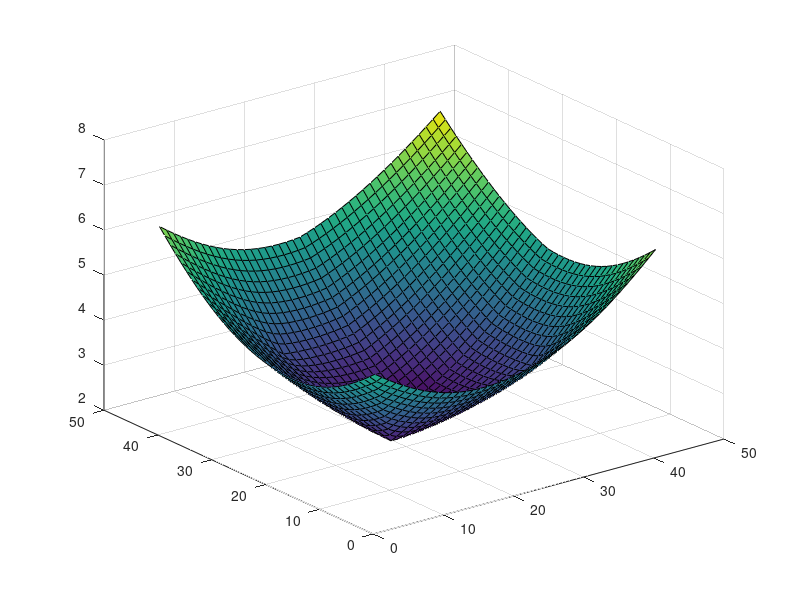

Source code (MATLAB):
[x,y] = meshgrid(-0.5:0.05:1.5,-0.5:0.05:1.5);
f = sqrt(x.^2 + y.^2) + sqrt((x-1).^2 + y.^2)+ sqrt(x.^2 + (1-y).^2)+max(max(sqrt(x.^2 + y.^2), sqrt((x-1).^2 + y.^2)), sqrt(x.^2 + (1-y).^2));
surf(f)
%This is a comment

%This is a comment written by Luke Quinn
